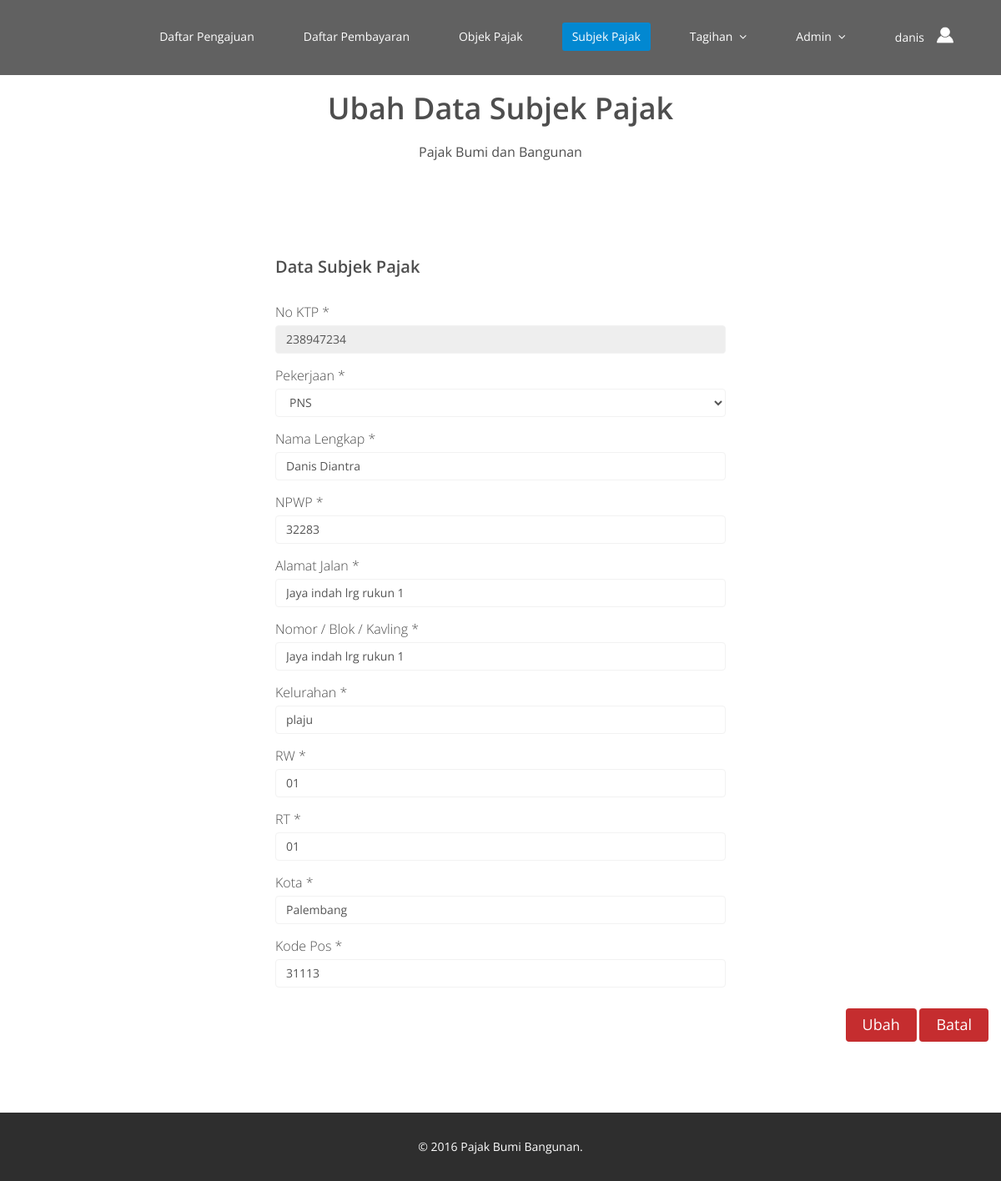
Screenshot of /admin/ubah-subjek-pajak.php?ktp_subjek=238947234 (signed in) with the database file from the repository.
### tables this page shows
CREATE TABLE `datasubjek` (
  `ktp_subjek` varchar(50) NOT NULL,
  `pekerjaan` varchar(100) DEFAULT NULL,
  `nama_subjek` varchar(100) DEFAULT NULL,
  `npwp` varchar(50) DEFAULT NULL,
  `alamat_jalan_subjek` varchar(255) DEFAULT NULL,
  `alamat_nomor_subjek` varchar(50) DEFAULT NULL,
  `kelurahan_subjek` varchar(100) DEFAULT NULL,
  `rw_subjek` varchar(10) DEFAULT NULL,
  `rt_subjek` varchar(10) DEFAULT NULL,
  `kota` varchar(100) DEFAULT NULL,
  `kode_pos` varchar(20) DEFAULT NULL
);

### admin/ubah-subjek-pajak.php (the view, shortened to what this page needs)
<?php
	if(($_SESSION['sudahloginadmin']==true)&&($_SESSION['nama_admin']!="")){
		$ktp_subjek = $_GET['ktp_subjek'];
?>
<!DOCTYPE html>
<html lang="en">
<head>
    <link href="../css/bootstrap.min.css" rel="stylesheet">
    <link href="../css/font-awesome.min.css" rel="stylesheet">
    <link href="../css/animate.min.css" rel="stylesheet">
    <link href="../css/prettyPhoto.css" rel="stylesheet">
    <link href="../css/main.css" rel="stylesheet">
    <link href="../css/responsive.css" rel="stylesheet">
</head>
<body class="homepage">
   <header id="header">
        <nav class="navbar navbar-inverse" role="banner">
            <div class="container">
                <div class="collapse navbar-collapse navbar-right">
                    <ul class="nav navbar-nav">
                        <li><a href="index.php">Daftar Pengajuan</a></li>
                        <li><a href="daftar-pembayaran.php">Daftar Pembayaran</a></li>
                        <li><a href="daftar-objek-pajak.php">Objek Pajak</a></li>
                        <li class="active"><a href="daftar-subjek-pajak.php">Subjek Pajak</a></li>
                        <li class="dropdown">
                            <a href="#" class="dropdown-toggle" data-toggle="dropdown">Tagihan<i class="fa fa-angle-down" style="padding-left:8px;"></i></a>
                        </li>
                        <li class=" dropdown">
                            <a href="#" class="dropdown-toggle" data-toggle="dropdown">Admin<i class="fa fa-angle-down" style="padding-left:8px;"></i></a>
                        </li>
                        <li class=" dropdown">
                            <a href="#" class="dropdown-toggle" data-toggle="dropdown"><?php echo $_SESSION['nama_admin'];?><i class="fa"><img src="../images/user.png" alt="" style="width:20px;height:20px;margin-left:15px; margin-bottom:4px;"></i></a>
                        </li>
                    </ul>
                </div>
            </div>
        </nav>
    </header>
    <section id="contact-page">
        <div class="container" style="min-height:420px;">
            <div class="center">
                <h2>Ubah Data Subjek Pajak</h2>
                <p class="lead">Pajak Bumi dan Bangunan</p>
            </div>
            <div class="row contact-wrap">
                <?php
					$link = koneksi_db();
					$sql = "select * from datasubjek where ktp_subjek = '$ktp_subjek'";
					$res = $link->query($sql);
					if(mysqli_num_rows($res)==1){
						$data=mysqli_fetch_array($res);
				?>
                <form class="contact-form" method="post" action="../libs/edit-subjek-pajak.php">
                	<div class="col-sm-12">
                        <div class="col-sm-6 col-md-offset-3">
                            <h2>Data Subjek Pajak</h2><br>
                            <div class="form-group">
                                <label>No KTP *</label>
                                <input type="text" name="ktp_subjek" class="form-control" readonly required onKeyPress="return event.charCode >= 48 && event.charCode <= 57" value="<?php echo $data['ktp_subjek'];?>">
                            </div>
                            <div class="form-group">
                                <label>Pekerjaan *</label><br>
                                <select name="pekerjaan" class="form-control" required>
                                    <option value="PNS" <?php if($data['pekerjaan'] == "PNS"){ echo "selected"; }?>>PNS</option>
                                </select>
                            </div>
                            <div class="form-group">
                                <label>Nama Lengkap *</label>
                                <input type="name" name="nama_subjek" class="form-control" required onKeyPress="return (event.charCode >= 65 && event.charCode <= 90) || (event.charCode >= 97 && event.charCode <= 122) || event.charCode == 32" value="<?php echo $data['nama_subjek'];?>">
                            </div>
                            <div class="form-group">
                                <label>NPWP *</label>
                                <input type="text" name="npwp" class="form-control" maxlength="15" required onKeyPress="return event.charCode >= 48 && event.charCode <= 57" value="<?php echo $data['npwp'];?>">
                            </div>
                            <div class="form-group">
                                <label>Alamat Jalan *</label>
                                <input type="text" name="alamat_jalan_subjek" class="form-control" required value="<?php echo $data['alamat_jalan_subjek'];?>">
                            </div>
                            <div class="form-group">
                                <label>Nomor / Blok / Kavling *</label>
                                <input type="text" name="alamat_nomor_subjek" class="form-control" required value="<?php echo $data['alamat_nomor_subjek'];?>">
                            </div>
                            <div class="form-group">
                                <label>Kelurahan *</label>
                                <input type="text" name="kelurahan_subjek" class="form-control" required onKeyPress="return (event.charCode >= 65 && event.charCode <= 90) || (event.charCode >= 97 && event.charCode <= 122) || event.charCode == 32" value="<?php echo $data['kelurahan_subjek'];?>">
                            </div>
                            <div class="form-group">
                                <label>RW *</label>
                                <input type="text" name="rw_subjek" class="form-control" maxlength="2" required onKeyPress="return event.charCode >= 48 && event.charCode <= 57" value="<?php echo $data['rw_subjek'];?>">
                            </div>
                            <div class="form-group">
                                <label>RT *</label>
                                <input type="text" name="rt_subjek" class="form-control" maxlength="2" required onKeyPress="return event.charCode >= 48 && event.charCode <= 57" value="<?php echo $data['rt_subjek'];?>">
                            </div>
                            <div class="form-group">
                                <label>Kota *</label>
                                <input type="text" name="kota" class="form-control" required onKeyPress="return (event.charCode >= 65 && event.charCode <= 90) || (event.charCode >= 97 && event.charCode <= 122) || event.charCode == 32" value="<?php echo $data['kota'];?>">
                            </div>
                            <div class="form-group">
                                <label>Kode Pos *</label>
                                <input type="text" name="kode_pos" class="form-control" required maxlength="5" onKeyPress="return event.charCode >= 48 && event.charCode <= 57" value="<?php echo $data['kode_pos'];?>">
                            </div>
                        </div>
                    </div>
                    <div class="form-group" style="float:right;">
                        <button type="submit" name="submit" class="btn btn-primary btn-lg" required="required">Ubah</button>
                    	<a href="javascript:history.back()"><button type="button" name="cancel" class="btn btn-primary btn-lg">Batal</button></a>
                    </div>
                    <?php } ?>
                </form>
            </div>
        </div>
    </section>
    <footer id="footer" class="midnight-blue">
        <div class="container">
            <div class="row">
                <div align="center">
                    &copy; 2016 <a target="_blank">Pajak Bumi Bangunan</a>.
                </div>
            </div>
        </div>
    </footer>
</body>
</html>
<?php
	}
	else{
		header("Location: login.php");
	}
?>

### css/main.css (style rules this page uses)
body { background: #fff; font-family: 'Open Sans', sans-serif; color:#4e4e4e; line-height: 22px; }
h1, h2, h3, h4, h5, h6 { font-weight: 600; font-family: 'Open Sans', sans-serif; color:#4e4e4e; }
h2 { font-size: 20px; }
a { color: #c52d2f; -webkit-transition: color 300ms, background-color 300ms; -moz-transition: color 300ms, background-color 300ms; -o-transition: color 300ms, background-color 300ms; transition: color 300ms, background-color 300ms; }
.btn-primary { padding: 8px 20px; background: #c52d2f; color: #fff; border-radius: 4px; border:none; margin-top: 10px; }
.center h2 { font-size: 36px; margin-top: 0; margin-bottom: 20px; }
body > section { padding: 70px 0; }
.center { text-align: center; padding-bottom: 55px; }
.lead { font-size: 16px; line-height: 24px; font-weight: 400; }
.navbar { border-radius: 0; margin-bottom: 0; background: #616161; padding: 15px 0; padding-bottom: 0; }
.navbar-nav { margin-top: 12px; }
.navbar-nav>li { margin-left: 35px; padding-bottom: 28px; }
.navbar-inverse .navbar-nav > li > a { padding: 5px 12px; margin: 0; border-radius: 3px; color: #fff; line-height: 24px; display: inline-block; }
.navbar-inverse { border: none; }
.navbar-inverse .navbar-nav > .active > a, .navbar-inverse .navbar-nav > .active > a:hover, .navbar-inverse .navbar-nav > .active > a:focus, .navbar-inverse .navbar-nav > .open > a, .navbar-inverse .navbar-nav > .open > a:hover, .navbar-inverse .navbar-nav > .open > a:focus { background-color: #0288D1; color: #fff; }
.navbar-inverse .navbar-collapse, .navbar-inverse .navbar-form { border-top: 0; padding-bottom: 0; }
#contact-page { padding-top: 0; }
#contact-page .contact-form .form-group label { color: #4E4E4E; font-size: 16px; font-weight: 300; }
.form-group .form-control { padding: 3px 12px; border-color:#f2f2f2; box-shadow: none; }
#contact-page .contact-wrap { margin-top: 20px; }
#footer { padding-top: 30px; padding-bottom: 30px; color: #fff; background: #2e2e2e; }
#footer a { color: #fff; }

### rows the page displays
datasubjek: ktp_subjek "238947234", pekerjaan "PNS", nama_subjek "Danis Diantra", npwp "32283", alamat_jalan_subjek "Jaya indah lrg rukun 1", alamat_nomor_subjek "Jaya indah lrg rukun 1", kelurahan_subjek "plaju", rw_subjek "01", rt_subjek "01", kota "Palembang", kode_pos "31113"

### other values shown
$_SESSION['nama_admin'] "danis"
